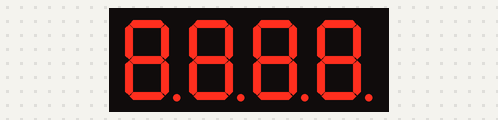
This sketch was run on a simulated Arduino Uno, built with avr-gcc and run on an emulated ATmega328P. On the bench: 4-digit seven-segment display. Wiring (inferred from the names in the program): MAX7219 LED driver: data pin 8; clock pin 10; CS pin 9.

Above: at 0.9 s.
At 4.6 s:
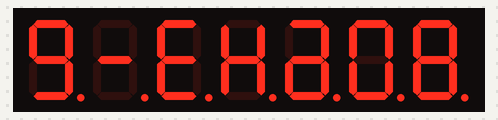
At 7.26 s:
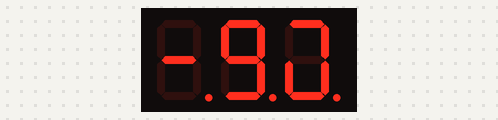
At 19.66 s:
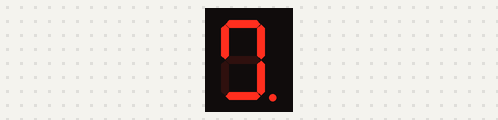
At 29.17 s:
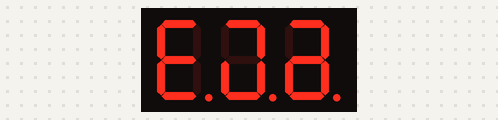
At 38.97 s:
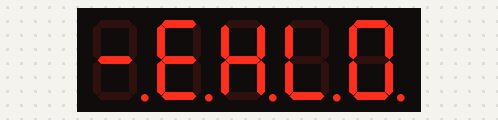

The sketch:

TM8211-PT8211.ino
```cpp
//定义引脚，可以自行修改引脚对应
int BCK = 10, WS = 9, DIN = 8;
unsigned int cnt = 0;

//TM8211驱动函数，
void TM8211(unsigned int wr_dat8211)
{
    for(int i = 16; i > 0; i--)
    {
        digitalWrite(BCK, LOW);
        digitalWrite(DIN, (wr_dat8211 >> i) & 0x01);
        digitalWrite(BCK, HIGH);
    }
}

void setup()
{
    //所有引脚都是输出方式
    pinMode(BCK, OUTPUT);
    pinMode(WS, OUTPUT);
    pinMode(DIN, OUTPUT);
}

void loop()
{
    //cnt是DA值
    if(cnt > 0xFFF0)
    {
        cnt = 0;
    }
    //WS是通道选择，这段代码是两个通道LCH/RCH同时输出cnt，也可以分开LCH/RCH控制的，具体看pdf
    digitalWrite(WS, LOW);
    TM8211(cnt);
    digitalWrite(WS, HIGH);
    digitalWrite(WS, LOW);
    delay(1);
    cnt += 0x0F;    //每次输出增加16个等级
}
```
